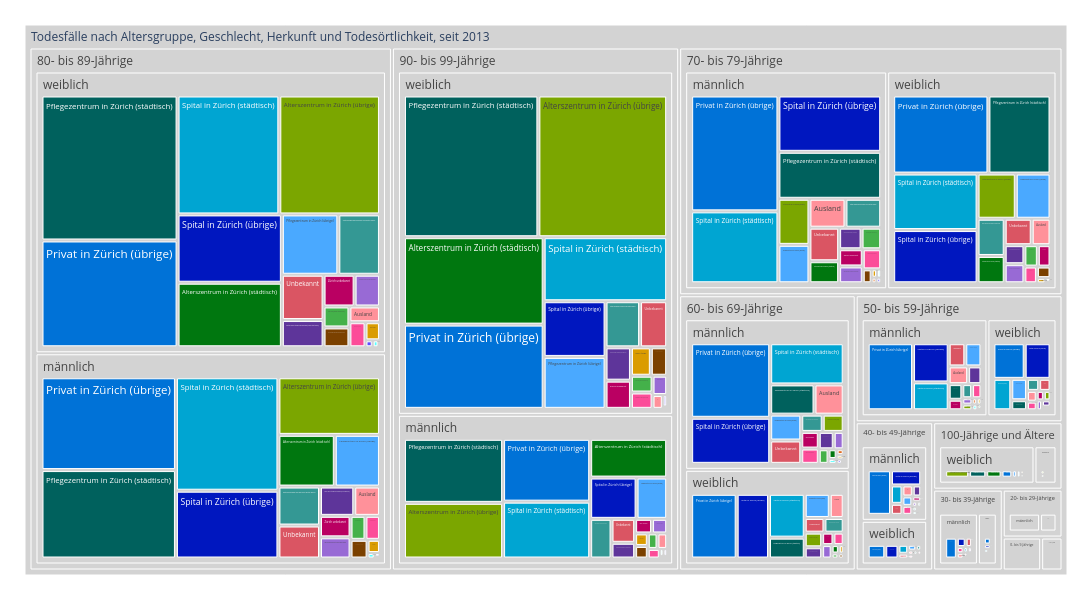

The cell this chart's notebook holds for it:
### Markdown cell above
##### Wochenaufenthaltende nach Altersgruppe und Zuzugsgebiet

### Code cell
treeMap2 = mypy_dv.plot_px_treemap(
    data=data2betested.reset_index().query("AnzSterWir>0")
    ,levels=['AlterV10Lang','SexLang', 'TodOertlichkeitLevel2Lang']
    ,values="AnzSterWir"
    ,color="TodOertlichkeitLevel2Lang"
    #, color_continuous_scale='Blues'
    ,color_discrete_map=farben_dict_zc
    ,height=600
    ,width=1100               
    #,margin_val_bottom=25
    ,myHeaderTitle="Todesfälle nach Altersgruppe, Geschlecht, Herkunft und Todesörtlichkeit, seit "+data_min_date
)
treeMap2

### Figure 1 — Plotly figure (JSON) as saved in the notebook; plotly's stock layout.template omitted (floating-point values rounded to 4 significant figures; data arrays with more than 128 entries replaced by an {"elided": "..."} marker saying what was removed)
{"data": [{"branchvalues": "total", "customdata": {"elided": "366x1 str values"}, "domain": {"x": [0, 1], "y": [0, 1]}, "hovertemplate": "%{label}<br><br>Anzahl:<br>%{value}<extra></extra>", "ids": {"elided": "366 str values"}, "labels": {"elided": "366 str values"}, "marker": {"colors": {"elided": "366 str values"}}, "name": "", "parents": {"elided": "366 str values"}, "root": {"color": "grey"}, "type": "treemap", "values": {"elided": "366 int values"}}], "layout": {"height": 600, "legend": {"tracegroupgap": 0}, "margin": {"b": 25, "l": 25, "r": 25, "t": 25}, "width": 1100}}
